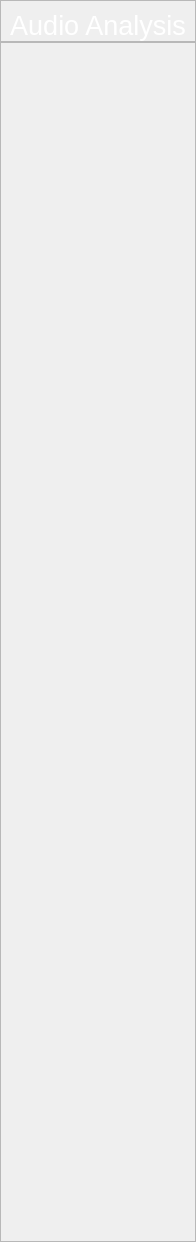
                <widget class="QWidget" name="scrollAreaWidgetContents_3">
                 <property name="geometry">
                  <rect>
                   <x>0</x>
                   <y>0</y>
                   <width>151</width>
                   <height>1237</height>
                  </rect>
                 </property>
                 <layout class="QVBoxLayout" name="verticalLayout_14">
                  <property name="spacing">
                   <number>0</number>
                  </property>
                  <property name="leftMargin">
                   <number>0</number>
                  </property>
                  <property name="topMargin">
                   <number>0</number>
                  </property>
                  <property name="rightMargin">
                   <number>0</number>
                  </property>
                  <property name="bottomMargin">
                   <number>0</number>
                  </property>
                  <item>
                   <widget class="QFrame" name="frame_page_3_title">
                    <property name="maximumSize">
                     <size>
                      <width>16777215</width>
                      <height>60</height>
                     </size>
                    </property>
                    <property name="frameShape">
                     <enum>QFrame::StyledPanel</enum>
                    </property>
                    <property name="frameShadow">
                     <enum>QFrame::Raised</enum>
                    </property>
                    <layout class="QHBoxLayout" name="horizontalLayout_4">
                     <property name="spacing">
                      <number>6</number>
                     </property>
                     <property name="leftMargin">
                      <number>9</number>
                     </property>
                     <property name="topMargin">
                      <number>9</number>
                     </property>
                     <property name="rightMargin">
                      <number>9</number>
                     </property>
                     <property name="bottomMargin">
                      <number>0</number>
                     </property>
                     <item>
                      <widget class="QLabel" name="label_audio_analysis">
                       <property name="font">
                        <font>
                         <pointsize>20</pointsize>
                        </font>
                       </property>
                       <property name="styleSheet">
                        <string notr="true">color: rgb(255, 255, 255);</string>
                       </property>
                       <property name="text">
                        <string>Audio Analysis</string>
                       </property>
                       <property name="scaledContents">
                        <bool>false</bool>
                       </property>
                       <property name="alignment">
                        <set>Qt::AlignCenter</set>
                       </property>
                      </widget>
                     </item>
                    </layout>
                   </widget>
                  </item>
                  <item>
                   <widget class="QFrame" name="frame_page_3_contents">
                    <property name="minimumSize">
                     <size>
                      <width>0</width>
                      <height>1200</height>
                     </size>
                    </property>
                    <property name="frameShape">
                     <enum>QFrame::StyledPanel</enum>
                    </property>
                    <property name="frameShadow">
                     <enum>QFrame::Raised</enum>
                    </property>
                    <layout class="QVBoxLayout" name="verticalLayout_19">
                     <item>
                      <layout class="QVBoxLayout" name="Audio_Analysis"/>
                     </item>
                    </layout>
                   </widget>
                  </item>
                 </layout>
                </widget>
